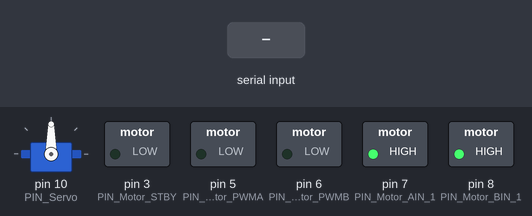
Bench run of a sketch on a simulated Arduino Uno, built with avr-gcc and run on an emulated ATmega328P. Parts: servo, switched loads named in the sketch (green lamp = pin HIGH). The test bench sets the inputs (shaded band). What the sketch prints to the serial monitor is not drawn.

Above: at 2.7 s.
2.8 s: "90,45\n" received over Serial
At 3.6 s:
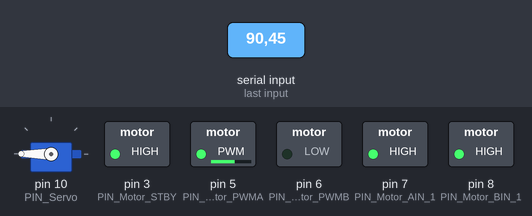
8.3 s: "30,150\n" received over Serial
At 9.6 s:
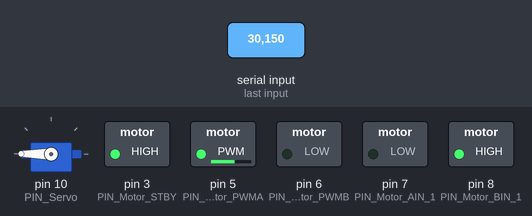
Timing chart, 0 to 17.3 s (numbered marks = the images above; inputs shaded):
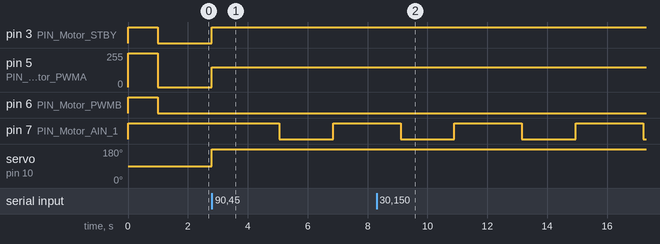

Measured:
- after the input at 2.8 s, pin 3 (PIN_Motor_STBY): LOW → HIGH at once; pin 5 (PIN_Motor_PWMA): 0/255 → 150/255 at once; pin 7 (PIN_Motor_AIN_1): HIGH → LOW after 2.3 s, → HIGH 1.8 s later; servo on pin 10 (PIN_Servo): 90° → 180° at once
- after the input at 8.3 s, pin 3 (PIN_Motor_STBY): stays HIGH (without the input it goes to LOW after 2.6 s)

The sketch:

magnuma.ino
```cpp
#include <Servo.h>

#define PIN_Servo 10

// Create servo object to control a servo
Servo myservo;

// Define motor control pins
#define PIN_Motor_PWMA 5 // PWM pulse for left motor
#define PIN_Motor_PWMB 6 // PWM pulse for right motor
#define PIN_Motor_BIN_1 8 // Digital signal for right motor
#define PIN_Motor_AIN_1 7 // Digital signal for left motor
#define PIN_Motor_STBY 3  // Standby pin

int trnd = 0; // Initialize the turn indicator

// Function to initialize motor control pins as outputs
void initializeMotorPins() {
  Serial.begin(9600);
  pinMode(PIN_Motor_PWMA, OUTPUT);
  pinMode(PIN_Motor_PWMB, OUTPUT);
  pinMode(PIN_Motor_AIN_1, OUTPUT);
  pinMode(PIN_Motor_BIN_1, OUTPUT);
  pinMode(PIN_Motor_STBY, OUTPUT);
}

// Function to initialize the servo
void initializeServo(int initialAngle) {
  myservo.attach(PIN_Servo, 500, 2400); // 500: 0 degree, 2400: 180 degree
  myservo.write(initialAngle); // Set the servo to the initial angle
  delay(500);
}

// Function to control the servo
void controlServo(int angle) {
  myservo.attach(PIN_Servo);
  myservo.write(angle); // Set the servo to the desired angle
  delay(450);
  myservo.detach();
}

// Function to straighten the car
void straightenCar() {
  digitalWrite(PIN_Motor_STBY, HIGH);
  digitalWrite(PIN_Motor_AIN_1, LOW);
  analogWrite(PIN_Motor_PWMA, 150);
  digitalWrite(PIN_Motor_BIN_1, HIGH);
  analogWrite(PIN_Motor_PWMB, 0);
  delay(1800);
  digitalWrite(PIN_Motor_STBY, LOW); // Stop the motor after straightening
}

void setup() {
  // Call the function to initialize motor pins
  initializeMotorPins();

  // Set initial motor direction and speed
  digitalWrite(PIN_Motor_STBY, HIGH);
  digitalWrite(PIN_Motor_AIN_1, HIGH);
  analogWrite(PIN_Motor_PWMA, 255);
  digitalWrite(PIN_Motor_BIN_1, HIGH);
  analogWrite(PIN_Motor_PWMB, 255);

  // Wait for 1 second
  delay(1000);

  // Stop the motor
  analogWrite(PIN_Motor_PWMA, 0);
  digitalWrite(PIN_Motor_STBY, LOW);
  analogWrite(PIN_Motor_PWMB, 0);

  // Initialize servo at 90 degrees
  initializeServo(90);
}

void loop() {
  if (Serial.available() > 0) {
    // Read the incoming data as an integer
    int value = Serial.parseInt();
    Serial.print(value);

    if (trnd == 0) {
      // Turn bot 90 degrees and start realigning with the object
      digitalWrite(PIN_Motor_STBY, HIGH);
      digitalWrite(PIN_Motor_AIN_1, HIGH);
      analogWrite(PIN_Motor_PWMA, 150);
      digitalWrite(PIN_Motor_BIN_1, HIGH);
      analogWrite(PIN_Motor_PWMB, 0);
      controlServo(180); // Rotate to 180 degrees
      delay(1800);
      // Stop motors after turn
      digitalWrite(PIN_Motor_AIN_1, HIGH);
      analogWrite(PIN_Motor_PWMA, 0);
      digitalWrite(PIN_Motor_BIN_1, HIGH);
      analogWrite(PIN_Motor_PWMB, 0);

      trnd = 1; // Set turn indicator
    }

    if (value > 0) {
      digitalWrite(PIN_Motor_AIN_1, LOW);  // Set right to LOW to go backward
      digitalWrite(PIN_Motor_BIN_1, LOW);  // Set left to LOW to go backward
      analogWrite(PIN_Motor_PWMA, 50);
      analogWrite(PIN_Motor_PWMB, 50);
    } else if (value < 0) {
      digitalWrite(PIN_Motor_AIN_1, HIGH);  // Set right to HIGH
      digitalWrite(PIN_Motor_BIN_1, HIGH);  // Set left to HIGH
      analogWrite(PIN_Motor_PWMA, 50);
      analogWrite(PIN_Motor_PWMB, 50);
    }
  }

  if (trnd == 1) {
    straightenCar();
    trnd = 0; // Reset turn indicator
  }
}
```
